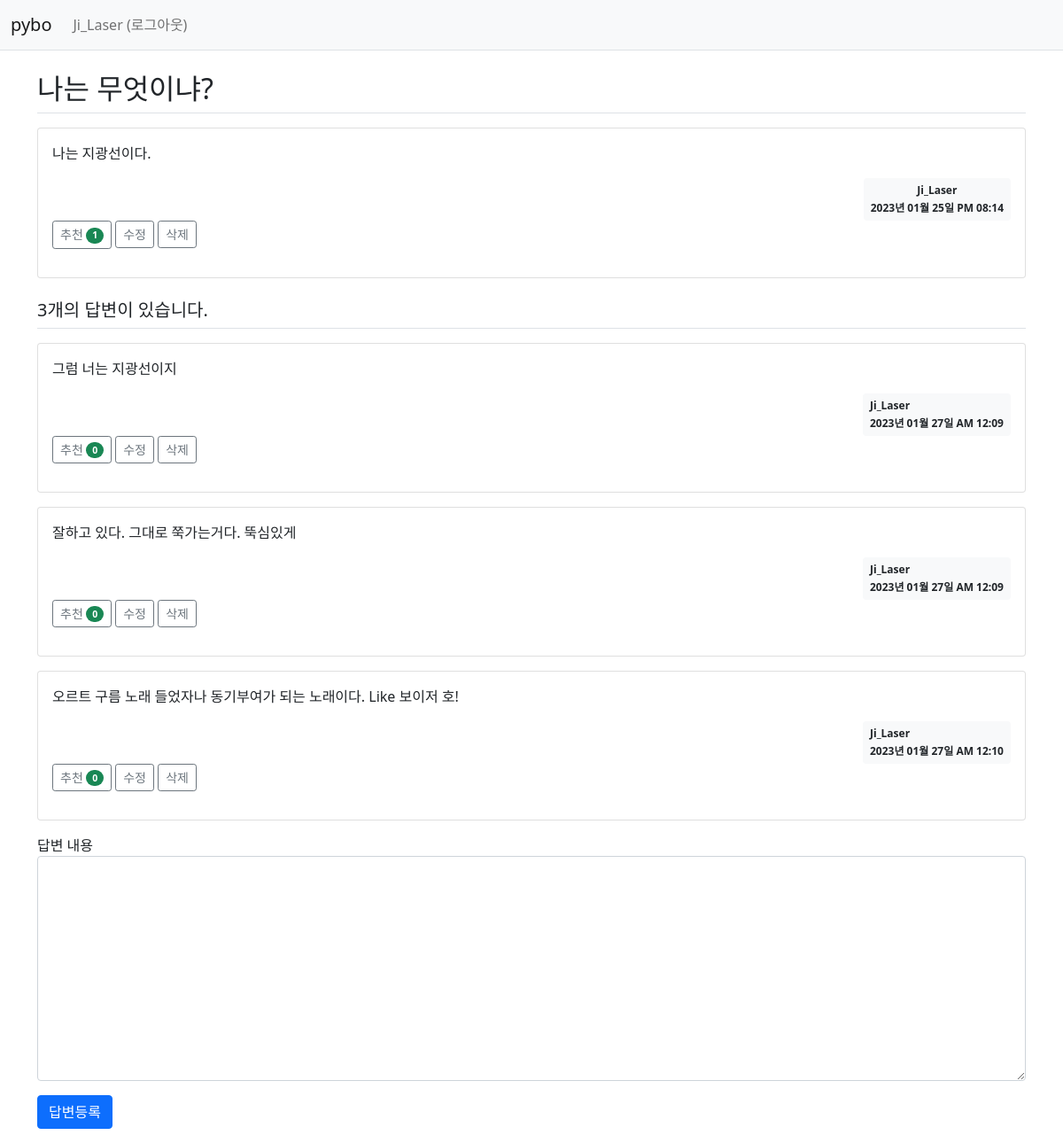
/question/detail/1/ (signed in), run on the app's committed database.
### pybo/models.py (models this page shows)
class User(db.Model):
    id = db.Column(db.Integer, primary_key = True)
    username = db.Column(db.String(150), unique = True ,nullable = False)
    password = db.Column(db.String(150), nullable = False)
    email = db.Column(db.String(120), unique = True, nullable = False)

class Question(db.Model):
    id = db.Column(db.Integer, primary_key = True)
    subject = db.Column(db.String(255), nullable = False)
    content = db.Column(db.Text(), nullable = False)
    create_date = db.Column(db.DateTime(), nullable = False)
    user_id = db.Column(db.Integer, db.ForeignKey('user.id', ondelete='CASCADE'), nullable=False)
    user = db.relationship('User', backref=db.backref('question_set'))
    modify_date = db.Column(db.DateTime(), nullable=True)
    voter = db.relationship('User', secondary=question_voter, backref=db.backref('question_voter_set'))

class Answer(db.Model):
    id = db.Column(db.Integer, primary_key = True)
    question_id = db.Column(db.Integer, db.ForeignKey('question.id', ondelete = 'CASCADE'))
    question = db.relationship('Question', backref = db.backref('answer_set'))
    content = db.Column(db.Text(), nullable = False)
    create_date = db.Column(db.DateTime(), nullable = False)
    user_id = db.Column(db.Integer, db.ForeignKey('user.id', ondelete='CASCADE'), nullable=False)
    user = db.relationship('User', backref=db.backref('answer_set'))
    modify_date = db.Column(db.DateTime(), nullable=True)
    voter = db.relationship('User', secondary=answer_voter, backref=db.backref('answer_voter_set'))

### pybo/views/question_views.py (the view)
@bp.route('/detail/<int:question_id>/')
def detail(question_id):
    form = AnswerForm()
    question = Question.query.get_or_404(question_id)
    return render_template('question/question_detail.html', question=question, form=form)

### pybo/forms.py
class AnswerForm(FlaskForm):
    content = TextAreaField('내용', validators=[DataRequired("내용은 필수 항목 입니다.")])

### pybo/filter.py (called while the page is built)
def format_datetime(value, fmt='%Y년 %m월 %d일 %p %I:%M'):
    return value.strftime(fmt)

### pybo/views/auth_views.py (called while the page is built)
@bp.before_app_request
def load_logged_in_user():
    user_id = session.get('user_id')
    if user_id is None:
        g.user = None
    else:
        g.user = User.query.get(user_id)

### pybo/templates/question/question_detail.html (shortened to what this page needs)
{% extends 'base.html' %}
{% block content %}
<div class="container my-3">
    <h2 class="border-bottom py-2">{{ question.subject }}</h2>
    <div class="card my-3">
        <div class="card-body">
            <div class="card-text">{{ question.content|markdown }}</div>
            <div class="d-flex justify-content-end">
                <div class="badge bg-light text-dark p-2 test-start">
                    <div class="mb-2">{{ question.user.username }}</div>
                    <div>{{ question.create_date|datetime }}</div>
                </div>
            </div>
            <div class="mb-3">
                <a href="javascript:void(0)" data-uri="{{ url_for('question.vote', question_id=question.id )}}"
                   class="recommend btn btn-sm btn-outline-secondary">추천
                <span class="badge rounded-pill bg-success">{{ question.voter|length }}</span>
                </a>
                {% if g.user == question.user %}
                <a href="{{ url_for('question.modify', question_id=question.id) }}"
                   class = "btn btn-sm btn-outline-secondary">수정</a>
                <a href="javascript:void(0)" class="delete btn btn-sm btn-outline-secondary"
                   data-uri="{{ url_for('question.delete', question_id=question.id) }}">삭제</a>
                {% endif %}
            </div>
        </div>
    </div>
    <h5 class="border-bottom my-3 py-2">{{ question.answer_set|length }}개의 답변이 있습니다.</h5>
    {% for answer in question.answer_set %}
    <div class="card my-3">
        <div class="card-body">
            <div class="card-text">{{ answer.content|markdown }}</div>
            <div class="d-flex justify-content-end">
                <div class="badge bg-light text-dark p-2 text-start">
                    <div class="mb-2">{{ answer.user.username }}</div>
                    <div>{{ answer.create_date|datetime }}</div>
                </div>
            </div>
            <div class="mb-3">
                <a href="javascript:void(0)" data-uri="{{ url_for('answer.vote', answer_id=answer.id )}}"
                   class="recommend btn btn-sm btn-outline-secondary">추천
                <span class="badge rounded-pill bg-success">{{ answer.voter|length }}</span>
                </a>
                {% if g.user == answer.user %}
                <a href="{{ url_for('answer.modify', answer_id = answer.id) }}"
                   class="btn btn-sm btn-outline-secondary">수정</a>
                   <a href="#" class="delete btn btn-sm btn-outline-secondary "
                   data-uri="{{ url_for('answer.delete', answer_id=answer.id) }}">삭제</a>
                {% endif %}
            </div>
        </div>
    </div>
    {% endfor %}
    <form action="{{ url_for('answer.create', question_id=question.id) }}" method="post" class="my-3">
        <div class="mb-3">
            <label for="content">답변 내용</label>
            <textarea {% if not g.user %}disabled{%  endif %}
                    name="content" id="content" class="form-control" rows="10"></textarea>
        </div>
        <input type="submit" value="답변등록" class="btn btn-primary">
    </form>
</div>
{% endblock %}

### pybo/templates/navbar.html (shortened to what this page needs)
<nav class="navbar navbar-expand-lg navbar-light bg-light border-bottom">
    <div class="container-fluid">
        <a class="navbar-brand" href="{{ url_for('main.index')}}">pybo</a>
        <div class="collapse navbar-collapse" id="navbarSupportedContent">
            {% if g.user %}
            <ul class="navbar-nav">
                <li class="nav-item ">
                    <a class="nav-link" href="{{ url_for('auth.logout') }}">{{ g.user.username }} (로그아웃)</a>
                </li>
            </ul>
            {% endif %}
        </div>
    </div>
</nav>

### data on the page
User: user.username "Ji_Laser"
Question: subject "나는 무엇이냐?", content "나는 지광선이다.", create_date "2023년 01월 25일 PM 08:14"
Answer: content "그럼 너는 지광선이지", user.username "Ji_Laser", create_date "2023년 01월 27일 AM 12:09", voter|length "0"
Answer: content "잘하고 있다. 그대로 쭉가는거다. 뚝심있게", user.username "Ji_Laser", create_date "2023년 01월 27일 AM 12:09", voter|length "0"
Answer: content "오르트 구름 노래 들었자나 동기부여가 되는 노래이다. Like 보이저 호!", user.username "Ji_Laser", create_date "2023년 01월 27일 AM 12:10", voter|length "0"

### other printed values
{{ question.voter|length }} "1"
{{ question.answer_set|length }} "3"
